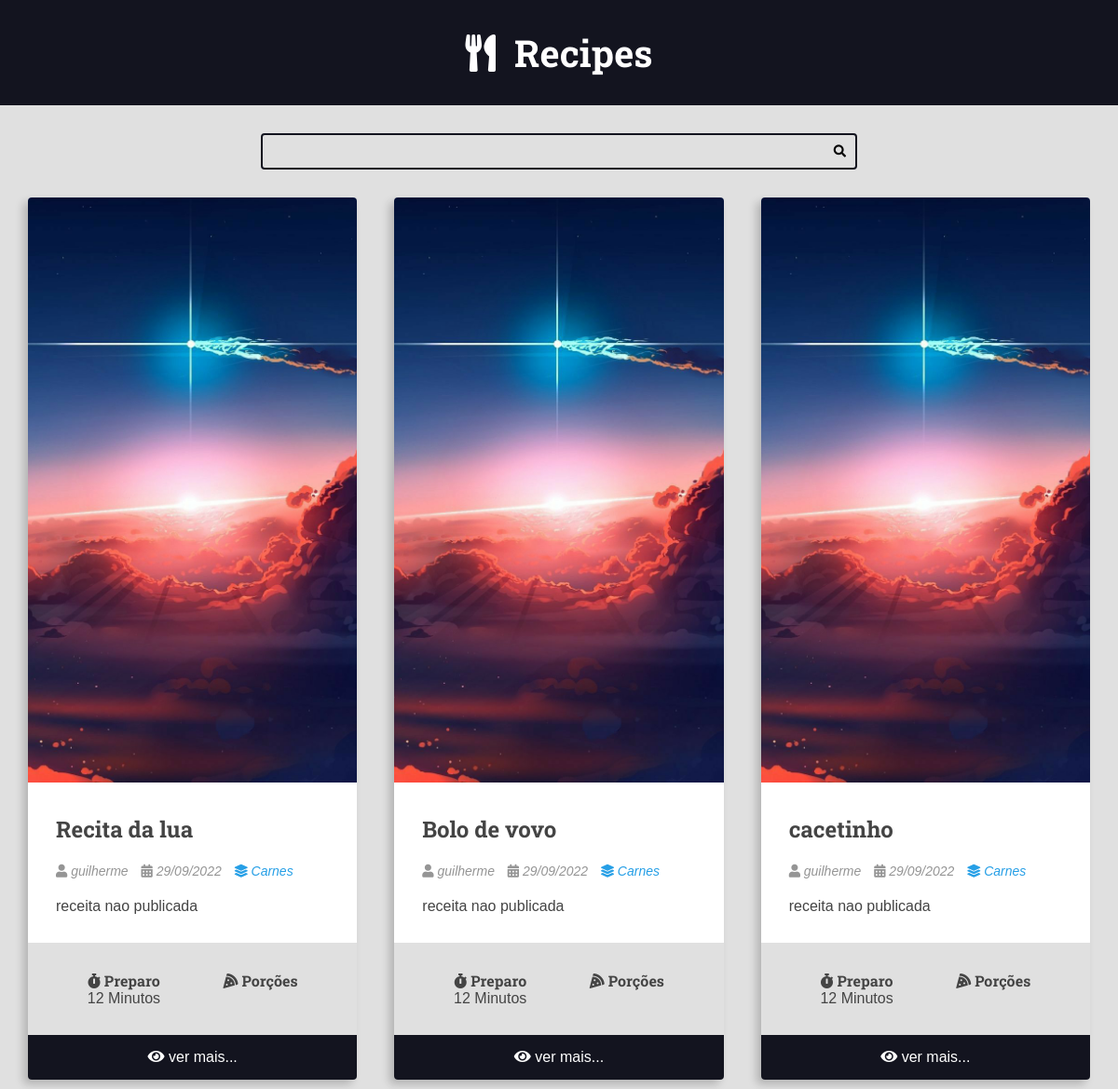
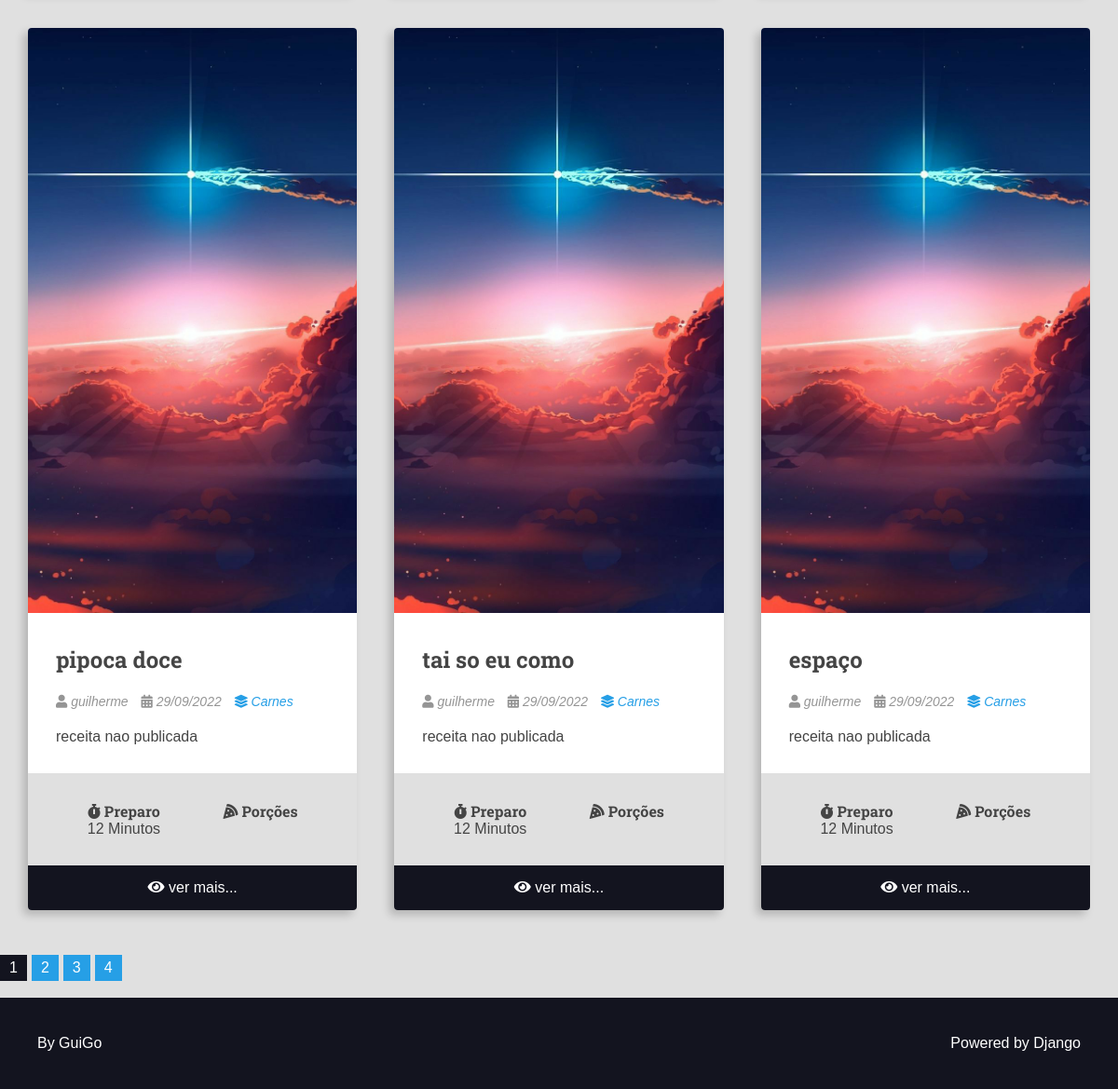
Before: / with the older database file (2 pictures, top to bottom).
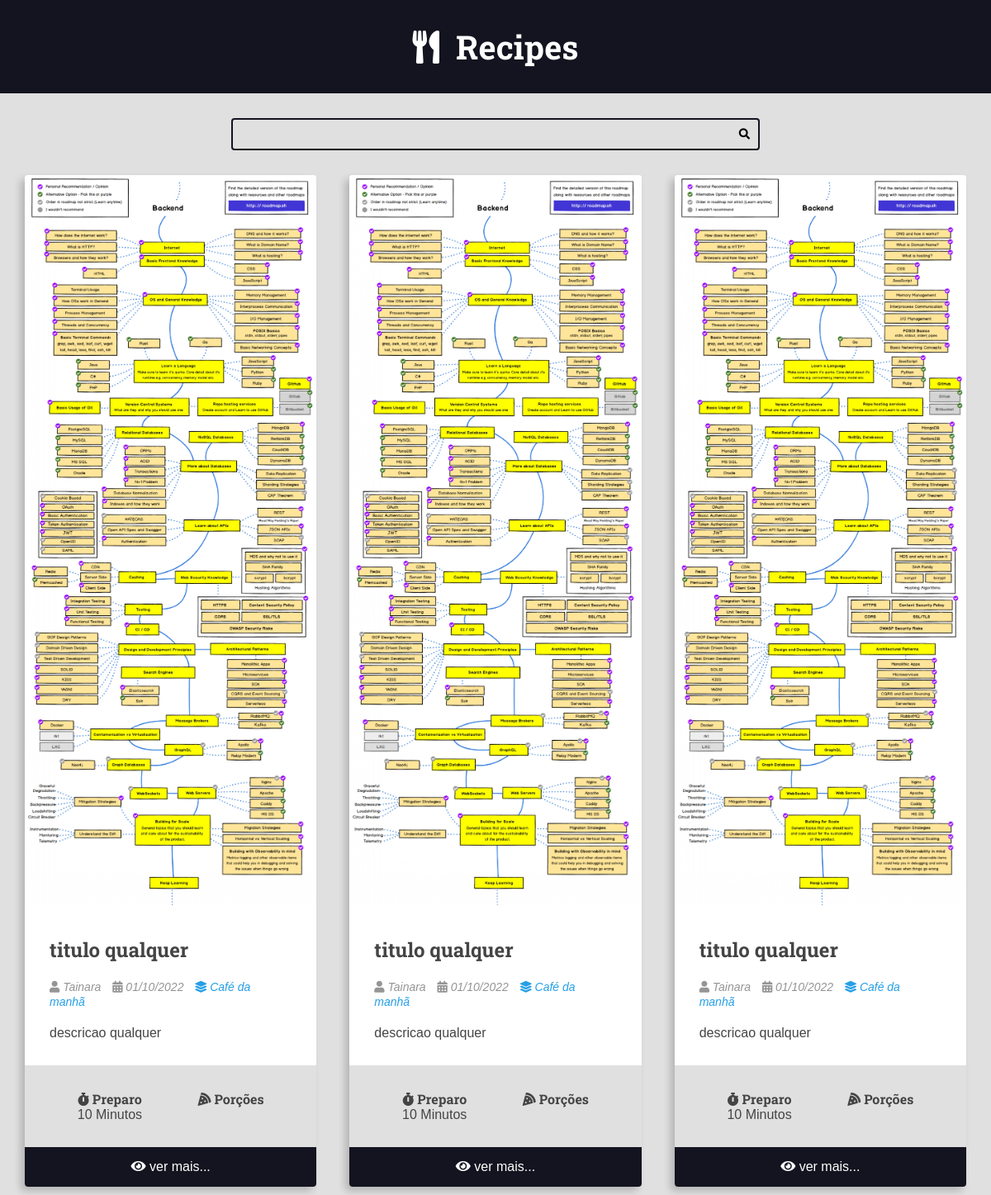
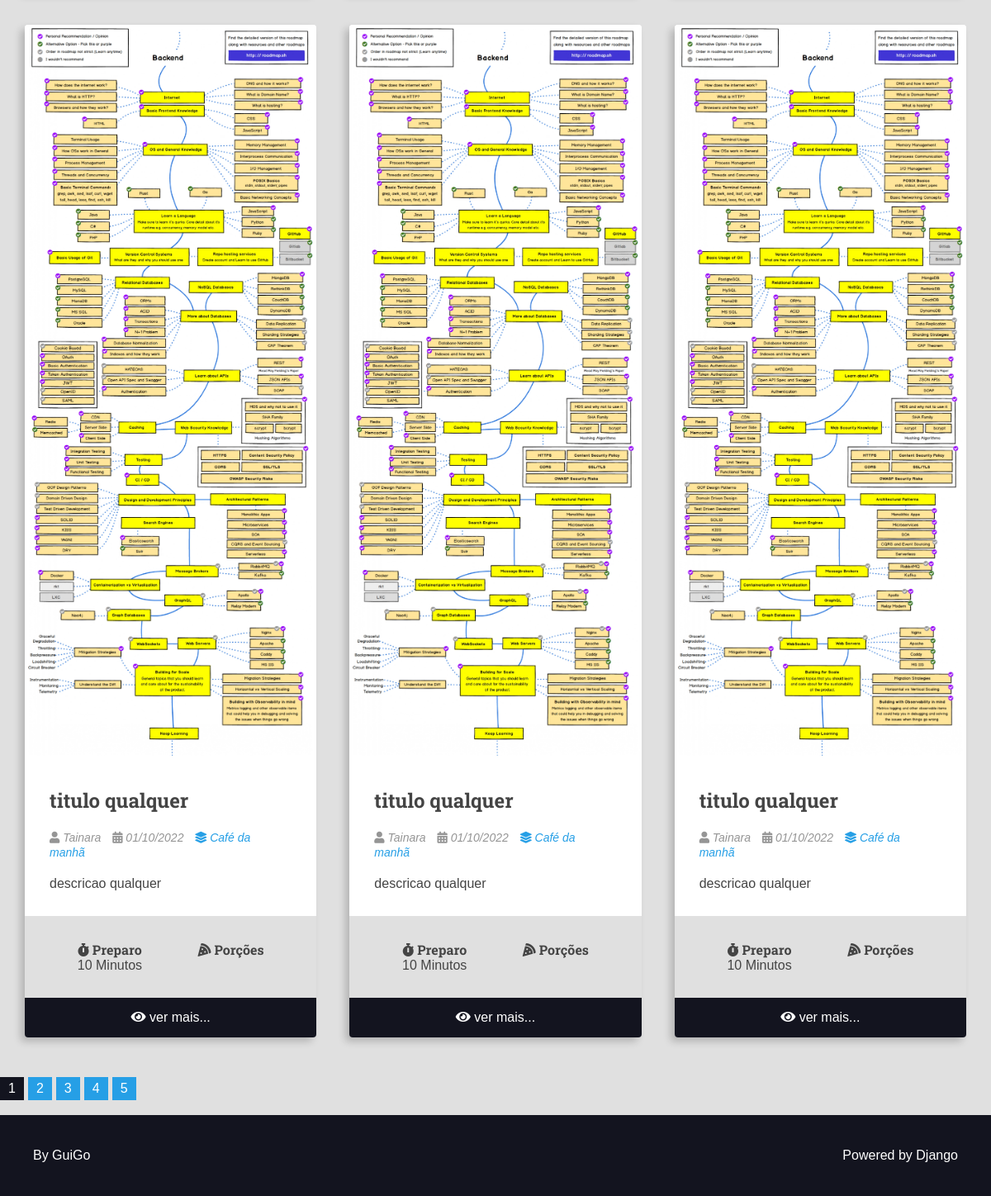
After: the same page with the newer database file (2 pictures, top to bottom).
### recipes/models.py (models this page shows, shortened)
class Recipe(models.Model):
    title = models.CharField(max_length=65)
    description = models.CharField(max_length=165)
    slug =  models.SlugField(unique=True)
    preparation_time = models.IntegerField()
    preparation_time_unit = models.CharField(max_length=65)
    servings_time = models.IntegerField()
    servings_time_unit = models.CharField(max_length=65)
    preparation_steps = models.TextField()
    preparation_steps_is_html = models.BooleanField(default=False)
    created_at = models.DateTimeField(auto_now_add=True)
    updated_at = models.DateTimeField(auto_now=True)
    is_published = models.BooleanField(default=False)
    cover = models.ImageField(upload_to='recipes/cover/%Y/%m/%d/')
    category = models.ForeignKey(
        Category, on_delete=models.SET_NULL, null=True, blank=True,
        default=None
    )
    author = models.ForeignKey(
        User, on_delete=models.SET_NULL, null=True
    )

class Category(models.Model):
    name = models.CharField(max_length=65)

### recipes/views.py (the view)
# urls.py: 2. Add a URL to urlpatterns:  path('', views.home, name='home')
    def home(self, request: HttpRequest) -> HttpResponse:
        recipes = Recipe.objects.filter(is_published=True).order_by('-id')
        paginator = Paginator(recipes, self.PER_PAGES)
        number_page = request.GET.get('page')
        page_obj = paginator.get_page(number_page)
        pagination = make_pagination(5, paginator.num_pages, page_obj.number)
        return render(request, 'recipes/pages/home.html', context={
            'page_obj': page_obj,
            'pagination': pagination,
    })

### utils/pagination.py (called while the page is built, shortened)
def make_pagination(qtd_page_busca:int, total_page:int, current_page:int):
    middle = qtd_page_busca // 2 + 1
    if qtd_page_busca >= total_page:
        return {
            'range': [i for i in range(1, total_page + 1)],
            'first_page': 1,
            'last_page': total_page,
            'first_out_range': False,
            'last_out_range': True,
            'current': current_page
        }
    if current_page <= middle:
        return {
            'range': [i for i in range(1, qtd_page_busca + 1)],
            'first_page': 1,
            'last_page': total_page,
            'first_out_range': False,
            'last_out_range': True,
            'current': current_page
        }

### recipes/templates/recipes/pages/home.html (shortened to what this page needs)
{% extends 'global/base.html' %}
{% block content %}
    <div class="main-content main-content-list container">
        {% for recipe in page_obj.object_list %}
            {% include 'recipes/partials/recipe.html' %}
        {%empty%}
        <h1>No recipes found here!</h1>
        {% endfor %}
    </div>
{% endblock content %}

### recipes/templates/recipes/partials/recipe.html (shortened to what this page needs)
<div class="recipe recipe-list-item">
    <div class="recipe-cover">
        <a href="{% url 'recipes-recipe' recipe.id %}">
            <img src="{{ recipe.cover.url }}" alt="temporario">
        </a>
    </div>
    <div class="recipe-title-container">
        <h2 class="recipe-title">{{ recipe.title }}</h2>
    </div>
    <div class="recipe-author">
        <span class="recipe-author-item">
            <i class="fas fa-user"></i>
            {% if recipe.author is not None %}
                {% if recipe.author.first_name %}
                    {{ recipe.author.first_name }}
                {% else %}
                    {{ recipe.author.username }}
                {% endif %}
            {% else %}
                Desconhecido
            {% endif %}
        </span>
        <span class="recipe-author-item">
            <i class="fas fa-calendar-alt"></i>
            {{ recipe.created_at |date:"d/m/Y" }}
        </span>
        {% if recipe.category is not None %}
            <span class="recipe-author-item">
                <a href="{% url 'recipes-category' recipe.category.id %}">
                    <i class="fas fa-layer-group"></i>
                    <span>{{ recipe.category.name }}</span>
                </a>
            </span>
        {% endif %}
    </div>
    <div class="recipe-content">
        <p>{{ recipe.description}}</p>
    </div>
    <div class="recipe-meta-container">
        <div class="recipe-meta recipe-preparation">
            <h3 class="recipe-meta-title"><i class="fas fa-stopwatch"></i> Preparo</h3>
            <div class="recipe-meta-text">
                {{ recipe.preparation_time }} {{ recipe.preparation_time_unit }}
            </div>
        </div>
        <div class="recipe-meta recipe-servings">
            <h3 class="recipe-meta-title"><i class="fas fa-pizza-slice"></i> Porções</h3>
        </div>
    </div>
    {% if not isDetailPage %}
    <footer class="recipe-footer">
        <a class="recipe-read-more button button-dark button-full-width" href="{% url 'recipes-recipe' recipe.id %} ">
            <i class="fas fa-eye"></i>
            <span>ver mais...</span>
        </a>
    </footer>
    {% endif %}
</div>

Changed rows visible on the page:
no longer on this page (row unchanged): Recipe: cover (picture), title "Recita da lua", author.username "guilherme", created_at "29/09/2022", category.name "Carnes", description "receita nao publicada", preparation_time "12", preparation_time_unit "Minutos"
no longer on this page (row unchanged): Recipe: cover (picture), title "Bolo de vovo", author.username "guilherme", created_at "29/09/2022", category.name "Carnes", description "receita nao publicada", preparation_time "12", preparation_time_unit "Minutos"
no longer on this page (row unchanged): Recipe: cover (picture), title "cacetinho", author.username "guilherme", created_at "29/09/2022", category.name "Carnes", description "receita nao publicada", preparation_time "12", preparation_time_unit "Minutos"
no longer on this page (row unchanged): Recipe: cover (picture), title "pipoca doce", author.username "guilherme", created_at "29/09/2022", category.name "Carnes", description "receita nao publicada", preparation_time "12", preparation_time_unit "Minutos"
no longer on this page (row unchanged): Recipe: cover (picture), title "tai so eu como", author.username "guilherme", created_at "29/09/2022", category.name "Carnes", description "receita nao publicada", preparation_time "12", preparation_time_unit "Minutos"
no longer on this page (row unchanged): Recipe: cover (picture), title "espaço", author.username "guilherme", created_at "29/09/2022", category.name "Carnes", description "receita nao publicada", preparation_time "12", preparation_time_unit "Minutos"
added Recipe: cover (picture), title "titulo qualquer", author.first_name "Tainara", created_at "01/10/2022", category.name "Café da manhã", description "descricao qualquer", preparation_time "10", preparation_time_unit "Minutos"
added Recipe: cover (picture), title "titulo qualquer", author.first_name "Tainara", created_at "01/10/2022", category.name "Café da manhã", description "descricao qualquer", preparation_time "10", preparation_time_unit "Minutos"
added Recipe: cover (picture), title "titulo qualquer", author.first_name "Tainara", created_at "01/10/2022", category.name "Café da manhã", description "descricao qualquer", preparation_time "10", preparation_time_unit "Minutos"
added Recipe: cover (picture), title "titulo qualquer", author.first_name "Tainara", created_at "01/10/2022", category.name "Café da manhã", description "descricao qualquer", preparation_time "10", preparation_time_unit "Minutos"
added Recipe: cover (picture), title "titulo qualquer", author.first_name "Tainara", created_at "01/10/2022", category.name "Café da manhã", description "descricao qualquer", preparation_time "10", preparation_time_unit "Minutos"
added Recipe: cover (picture), title "titulo qualquer", author.first_name "Tainara", created_at "01/10/2022", category.name "Café da manhã", description "descricao qualquer", preparation_time "10", preparation_time_unit "Minutos"
Other visible differences:
new list line: "5"
